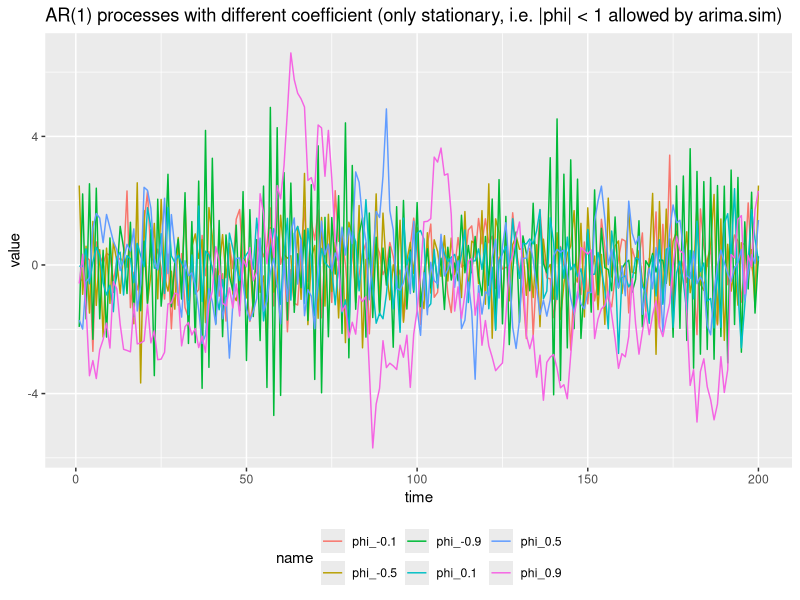
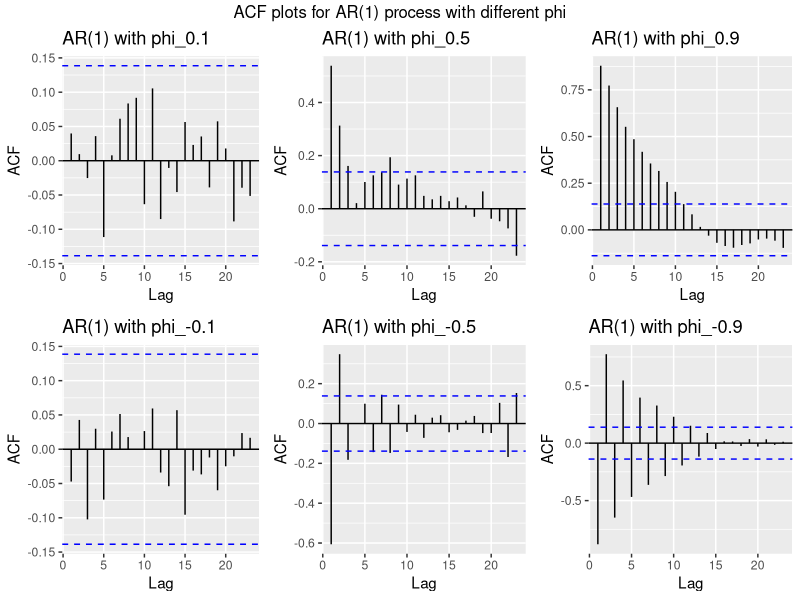
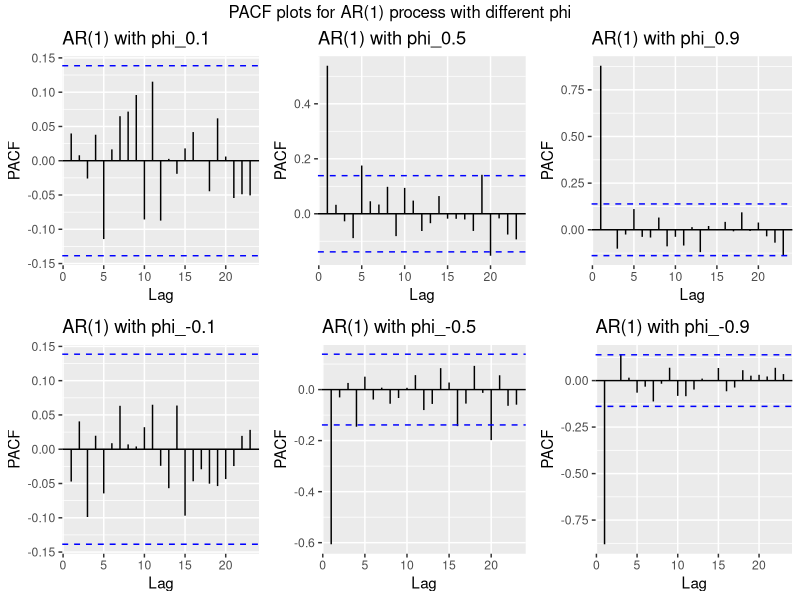
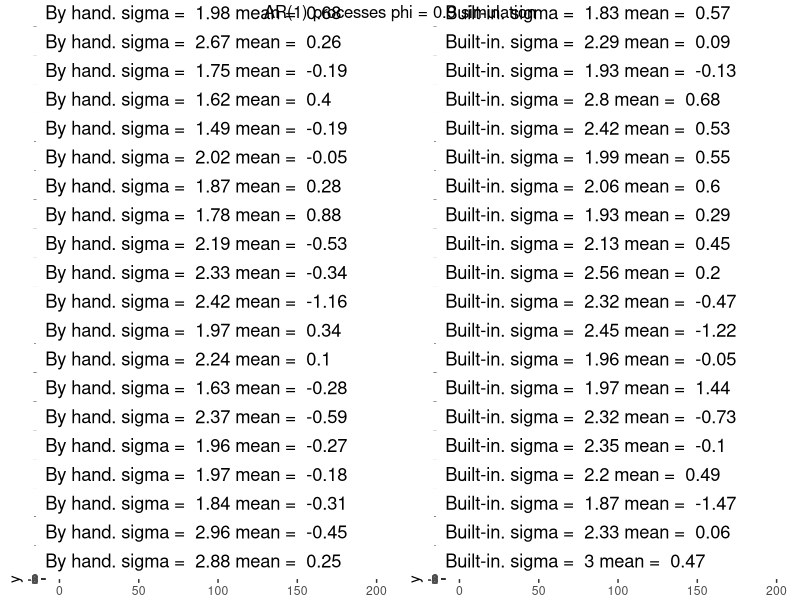
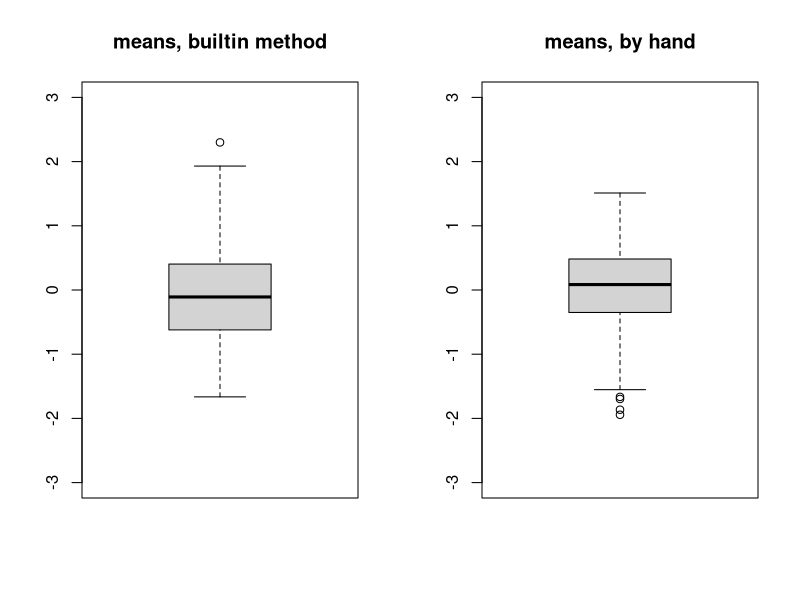
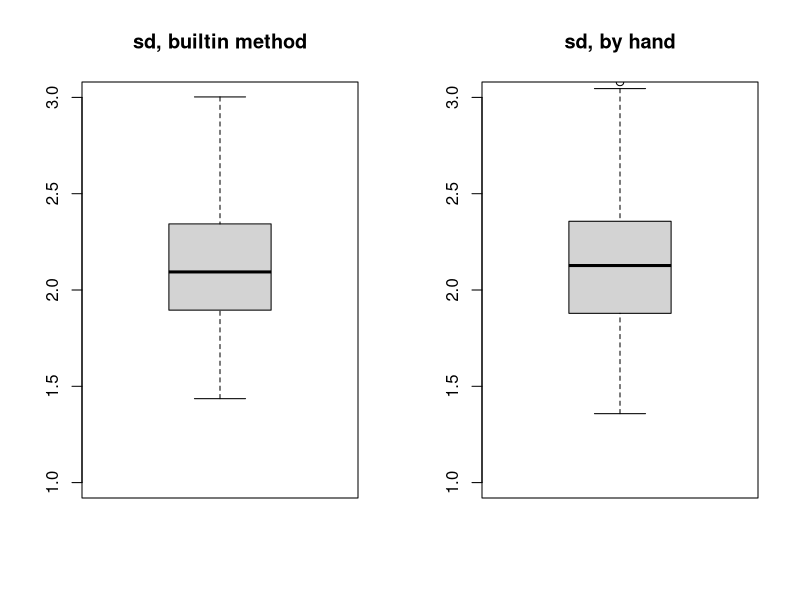

Recreate these plots in R, in order. (Note: this script raises an error after producing the figures.)
## ---- chunk 1
library(forecast)
library(ggplot2)
library(tidyr)
library(gridExtra)
## ---- chunk 2
N <- 200
ar1_processes <- matrix(nrow = 7, ncol = N)
ar1_processes[1,] <- 1:N
ar1_processes[2,] <- arima.sim(model = list(ar = c(0.1)), n = N)
ar1_processes[3,] <- arima.sim(model = list(ar = c(0.5)), n = N)
ar1_processes[4,] <- arima.sim(model = list(ar = c(0.9)), n = N)
ar1_processes[5,] <- arima.sim(model = list(ar = c(-0.1)), n = N)
ar1_processes[6,] <- arima.sim(model = list(ar = c(-0.5)), n = N)
ar1_processes[7,] <- arima.sim(model = list(ar = c(-0.9)), n = N)

# Note: you can use arima.sim only to simulate a stationary process. To simulate non-stationary one,
# use Arima.

ar1_processes <- as.data.frame(t(ar1_processes)) 
colnames(ar1_processes) <- c(
  "time", "phi_0.1", "phi_0.5", "phi_0.9", "phi_-0.1", "phi_-0.5", "phi_-0.9")

plot_different_AR1 <- ar1_processes %>% pivot_longer(cols = 2:7) %>% 
  ggplot(aes(x = time, y = value, col = name)) +
  geom_line() + 
  ggtitle("AR(1) processes with different coefficient (only stationary, i.e. |phi| < 1 allowed by arima.sim)") +
  theme(legend.position = "bottom")

plot_different_AR1
## ---- chunk 3
ar1_acfs <- list()
for (name in colnames(ar1_processes)[-1]){
  ar1_acfs[[name]] <- ar1_processes[name] %>% ggAcf() +
    ggtitle(paste("AR(1) with", name))
}

gridExtra::grid.arrange(
  grobs = ar1_acfs, nrow = 2, top = "ACF plots for AR(1) process with different phi")
## ---- chunk 4
ar1_pacfs <- list()
for (name in colnames(ar1_processes)[-1]){
  ar1_pacfs[[name]] <- ar1_processes[name] %>% ggPacf() +
    ggtitle(paste("AR(1) with", name))
}

gridExtra::grid.arrange(
  grobs = ar1_pacfs, nrow = 2, top = "PACF plots for AR(1) process with different phi")
## ---- chunk 5
generate_AR_1 <- function(phi, sigma, n){
  epsilons <- rnorm(1+n, sd = sigma)
  for (i in 2:(n+1)){
    epsilons[i] <- epsilons[i] + phi*epsilons[i-1]
  }
  return(epsilons[-1])
} 

N <- 200
nsim <- 300
nplots <- 20
AR_1_by_hand <- lapply(1:nsim, function(x){generate_AR_1(phi = 0.9, sigma = 1, n = N)})
AR_1_builtin <- lapply(1:nsim, function(x){arima.sim(model = list(ar = c(0.9)), n = N)})
AR1_simulations <- list()
for (i in 1:nplots){
  # left column
  Y <- AR_1_by_hand[[i]]
  AR1_simulations[[2*i-1]] <- ggplot(
      data.frame(y = Y, x = 1:N)) +
    geom_line(aes(x,y)) +
    ggtitle(paste("By hand. sigma = ", round(sd(Y), 2), "mean = ", round(mean(Y),2))) +
    geom_hline(yintercept = mean(Y), col = "red") +
    scale_y_continuous(breaks = seq(-8,8,2), limits = c(-8,8))
  
  # right column
  Y <- AR_1_builtin[[i]]
  AR1_simulations[[2*i]] <- 
    ggplot(data.frame(y = Y, x = 1:N)) +
    geom_line(aes(x,y)) +
    ggtitle(paste("Built-in. sigma = ", round(sd(Y), 2),"mean = ", round(mean(Y),2))) +
    geom_hline(yintercept = mean(Y), col = "red") +
    scale_y_continuous(breaks = seq(-8,8,2), limits = c(-8,8))
}

gridExtra::grid.arrange(
  grobs = AR1_simulations, 
  ncol = 2, top = "AR(1) processes phi = 0.9 simulation")
## ---- chunk 6
par(mfrow = c(1,2))
AR_1_builtin %>% sapply(mean) %>% boxplot(main = "means, builtin method", ylim = c(-3,3))
AR_1_by_hand %>% sapply(mean) %>% boxplot(main = "means, by hand", ylim = c(-3,3))
## ---- chunk 7
par(mfrow = c(1,2))
AR_1_builtin %>% sapply(sd) %>% boxplot(main = "sd, builtin method", ylim = c(1,3))
AR_1_by_hand %>% sapply(sd) %>% boxplot(main = "sd, by hand", ylim = c(1,3))
## ---- chunk 8
generate_AR_p <- function(AR_coefs, sigma, n){
  # Y_t = sum(phi_i Y_t-i + epsilon_i)
  p <- length(AR_coefs)
  epsilons <- rnorm(n+p, sd = sigma)
  for (i in 1:(n)){
    Y_i <- AR_coefs %*% Y + rnorm(1, sd = sigma)
    Y <- c(Y, Y_i)
  }
  return(Y)
}

# AR(1)
X <- generate_AR(
  AR_coefs = c(0.5),
  sigma = 1,
  n = 200
)

plot(X)
